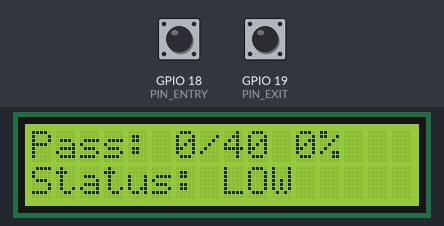
The sketch below on a simulated ESP32. Shown: 16×2 character LCD. The inputs (shaded band) are chosen by the test bench; at power-on: GPIO 18 (PIN_ENTRY) HIGH, GPIO 19 (PIN_EXIT) HIGH. What the sketch prints to the serial monitor is not drawn.

Above: at 2.9 s.
3.0 s: GPIO 18 (PIN_ENTRY) pulled LOW for 0.15 s
At 3.6 s:
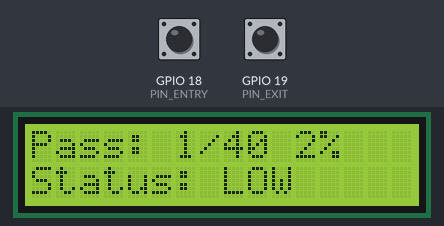
4.6 s: GPIO 18 (PIN_ENTRY) pulled LOW for 1 s
At 5.7 s:
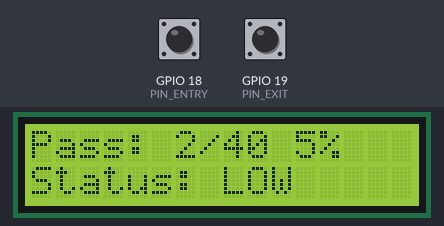
Timing chart, 0 to 7.6 s (numbered marks = the images above; inputs shaded):
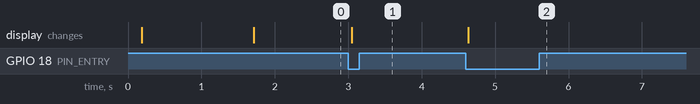

The sketch:

sketch.ino
```cpp
/*
 * SmartBus AI — Intelligent Bus Occupancy Prediction and Monitoring System
 * ESP32 Simulation Firmware for Wokwi
 *
 * Hardware Connections:
 * - Green Push Button (Passenger Entry): GPIO 18 (Active LOW with internal pull-up)
 * - Red Push Button (Passenger Exit): GPIO 19 (Active LOW with internal pull-up)
 * - I2C 16x2 LCD Display:
 *     - SDA -> GPIO 21
 *     - SCL -> GPIO 22
 *     - VCC -> 5V
 *     - GND -> GND
 * - Capacity: 40 passengers
 *
 * Serial Monitor Output:
 * - Format: time_s,entries,exits,passengers,occupancy_pct
 * - Baud rate: 115200
 */

#include <Wire.h>
#include <LiquidCrystal_I2C.h>

// Pins
const int PIN_ENTRY = 18;
const int PIN_EXIT = 19;
const int PIN_SDA = 21;
const int PIN_SCL = 22;

// Bus Configuration
const int BUS_CAPACITY = 40;

// LCD configuration (Default address is usually 0x27)
LiquidCrystal_I2C lcd(0x27, 16, 2);

// State variables
int cumulativeEntries = 0;
int cumulativeExits = 0;
int currentPassengers = 0;
float occupancyPct = 0.0;

// Button debounce timing
unsigned long lastEntryPressTime = 0;
unsigned long lastExitPressTime = 0;
const unsigned long DEBOUNCE_DELAY_MS = 200;

// Periodic reporting timing
unsigned long lastReportTime = 0;
const unsigned long REPORT_INTERVAL_MS = 5000; // Output to Serial every 5 seconds

// Keep track of previous button states
int prevEntryState = HIGH;
int prevExitState = HIGH;

void updateLCD() {
  lcd.clear();
  lcd.setCursor(0, 0);
  lcd.print("Pass: ");
  lcd.print(currentPassengers);
  lcd.print("/");
  lcd.print(BUS_CAPACITY);
  lcd.print(" ");
  lcd.print((int)occupancyPct);
  lcd.print("%");

  lcd.setCursor(0, 1);
  if (occupancyPct < 40.0) {
    lcd.print("Status: LOW");
  } else if (occupancyPct < 75.0) {
    lcd.print("Status: MODERATE");
  } else {
    lcd.print("Status: HIGH!");
  }
}

void outputSerialRecord() {
  unsigned long time_s = millis() / 1000;
  // Format: time_s,entries,exits,passengers,occupancy_pct
  Serial.print(time_s);
  Serial.print(",");
  Serial.print(cumulativeEntries);
  Serial.print(",");
  Serial.print(cumulativeExits);
  Serial.print(",");
  Serial.print(currentPassengers);
  Serial.print(",");
  Serial.println(occupancyPct, 1);
}

void setup() {
  Serial.begin(115200);
  delay(100);

  // Configure pins with pull-ups
  pinMode(PIN_ENTRY, INPUT_PULLUP);
  pinMode(PIN_EXIT, INPUT_PULLUP);

  // Initialize I2C LCD
  Wire.begin(PIN_SDA, PIN_SCL);
  lcd.init();
  lcd.backlight();

  // Welcome splash
  lcd.setCursor(0, 0);
  lcd.print("SmartBus AI");
  lcd.setCursor(0, 1);
  lcd.print("System Ready");
  delay(1500);

  updateLCD();

  // Print CSV Header
  Serial.println("time_s,entries,exits,passengers,occupancy_pct");
  outputSerialRecord();
}

void loop() {
  unsigned long now = millis();
  bool stateChanged = false;

  // Read Entry Button (Active LOW)
  int entryState = digitalRead(PIN_ENTRY);
  if (entryState == LOW && prevEntryState == HIGH && (now - lastEntryPressTime > DEBOUNCE_DELAY_MS)) {
    lastEntryPressTime = now;
    if (currentPassengers < BUS_CAPACITY) {
      cumulativeEntries++;
      currentPassengers++;
      stateChanged = true;
    } else {
      // Capacity limit reached - alert on LCD momentarily
      lcd.setCursor(0, 1);
      lcd.print("MAX CAPACITY 40!");
      delay(500);
      updateLCD();
    }
  }
  prevEntryState = entryState;

  // Read Exit Button (Active LOW)
  int exitState = digitalRead(PIN_EXIT);
  if (exitState == LOW && prevExitState == HIGH && (now - lastExitPressTime > DEBOUNCE_DELAY_MS)) {
    lastExitPressTime = now;
    if (currentPassengers > 0) {
      cumulativeExits++;
      currentPassengers--;
      stateChanged = true;
    }
  }
  prevExitState = exitState;

  // Calculate percentage
  occupancyPct = ((float)currentPassengers / (float)BUS_CAPACITY) * 100.0;

  // If state changed or periodic report interval elapsed, report data
  if (stateChanged) {
    updateLCD();
    outputSerialRecord();
    lastReportTime = now;
  } else if (now - lastReportTime >= REPORT_INTERVAL_MS) {
    outputSerialRecord();
    lastReportTime = now;
  }

  delay(20);
}
```

Measured:
- after the input at 3.0 s, the display: changes at once (image 1)
- after the input at 4.6 s, the display: changes at once (image 2)
